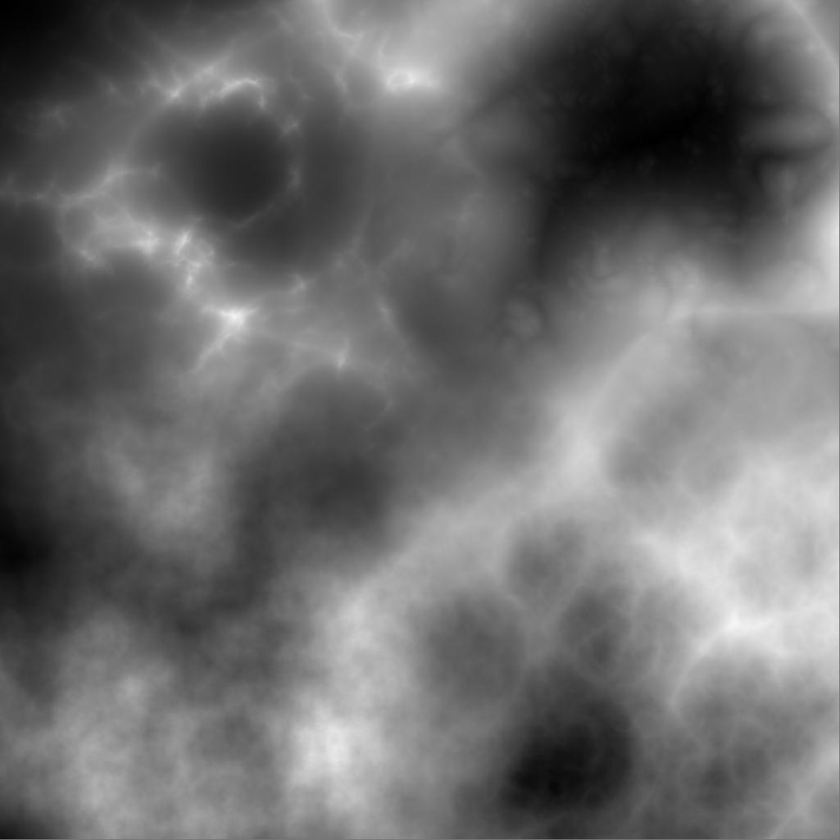
#> input picture rosbags/terrain1_1025.png, 840 x 840 px, shrunk from 1025 x 1025 before the run
$ python terrain_metrics.py
#> lines starting #> are read from the running program, lines starting #| are printed output that depends on the picture
#!/usr/bin/env python3
import numpy as np
from PIL import Image

def load_heightmap_png(path: str, z_max_m: float = 2.5) -> np.ndarray:
    """
    Loads a PNG heightmap, converts to grayscale, maps [0..255] -> [0..z_max_m] meters linearly.
    Returns H in meters, shape (N,N).
    """
    img = Image.open(path).convert("L")  # grayscale 8-bit
    I = np.asarray(img, dtype=np.float64)  # 0..255
    H = (I / 255.0) * z_max_m
    return H

def compute_slopes(H: np.ndarray, Lx_m: float, Ly_m: float):
    """
    Compute terrain gradients and slope metrics.
    H: height in meters, shape (Ny,Nx)
    Returns:
      dx, dy (grid spacing), gx, gy (gradients), grade, slope_rad, slope_deg
    """
    Ny, Nx = H.shape
    # Heightmap convention: N samples spanning full length L -> spacing L/(N-1)
    dx = Lx_m / (Nx - 1)
    dy = Ly_m / (Ny - 1)

    # Central differences via numpy gradient (2nd order in interior)
    dH_dy, dH_dx = np.gradient(H, dy, dx)  # note order: y then x

    # Grade magnitude (unitless): sqrt((dz/dx)^2 + (dz/dy)^2)
    grade = np.sqrt(dH_dx**2 + dH_dy**2)

    # Slope angle: atan(grade)
    slope_rad = np.arctan(grade)
    slope_deg = np.degrees(slope_rad)

    return dx, dy, dH_dx, dH_dy, grade, slope_rad, slope_deg

def summarize_region(H: np.ndarray, Lx_m: float, Ly_m: float, name: str = "region"):
    _, _, _, _, grade, _, slope_deg = compute_slopes(H, Lx_m, Ly_m)

    z_min = float(np.min(H))
    z_max = float(np.max(H))
    dz_range = z_max - z_min

    max_slope_deg = float(np.max(slope_deg))
    rms_slope_deg = float(np.sqrt(np.mean(slope_deg**2)))
    p95_slope_deg = float(np.percentile(slope_deg, 95))

    rms_grade = float(np.sqrt(np.mean(grade**2)))  # unitless
    mean_grade = float(np.mean(grade))             # unitless
    max_grade = float(np.max(grade))               # unitless

    out = {
        "name": name,
        "z_min_m": z_min,
        "z_max_m": z_max,
        "dz_range_m": dz_range,
        "max_slope_deg": max_slope_deg,
        "rms_slope_deg": rms_slope_deg,
        "p95_slope_deg": p95_slope_deg,
        "mean_grade_pct": 100.0 * mean_grade,
        "rms_grade_pct": 100.0 * rms_grade,
        "max_grade_pct": 100.0 * max_grade,
    }
    return out

def crop_roi_center(H_full: np.ndarray, L_full_m: float, roi_m: float):
    """
    Center crop a square ROI of physical size roi_m x roi_m from a square full map L_full_m x L_full_m.
    """
    N = H_full.shape[0]
    assert H_full.shape[0] == H_full.shape[1], "Expected square heightmap."
    dx = L_full_m / (N - 1)
    roi_px = int(round(roi_m / dx)) + 1  # include endpoints
    roi_px = min(roi_px, N)

    c = N // 2
    half = roi_px // 2
    r0 = max(0, c - half)
    r1 = min(N, r0 + roi_px)
    r0 = r1 - roi_px
    roi = H_full[r0:r1, r0:r1]
    return roi

def crop_roi_by_bounds(H_full: np.ndarray, L_full_m: float, x0_m: float, x1_m: float, y0_m: float, y1_m: float):
    """
    Crop ROI given physical bounds in meters in the heightmap coordinate frame:
      x in [0, L_full_m], y in [0, L_full_m]
    """
    N = H_full.shape[0]
    dx = L_full_m / (N - 1)

    def m_to_i(m):  # meters -> pixel index
        return int(round(m / dx))

    i0 = np.clip(m_to_i(x0_m), 0, N-1)
    i1 = np.clip(m_to_i(x1_m), 0, N-1)
    j0 = np.clip(m_to_i(y0_m), 0, N-1)
    j1 = np.clip(m_to_i(y1_m), 0, N-1)

    if i1 <= i0 or j1 <= j0:
        raise ValueError("Invalid ROI bounds after conversion to indices.")

    return H_full[j0:j1+1, i0:i1+1]

def pretty_print(stats: dict):
    print(f"\n=== Terrain metrics: {stats['name']} ===")
    print(f"z_min / z_max: {stats['z_min_m']:.3f} m / {stats['z_max_m']:.3f} m")
    print(f"Δz range:      {stats['dz_range_m']:.3f} m")
    print(f"max slope:     {stats['max_slope_deg']:.2f} deg")
    print(f"RMS slope:     {stats['rms_slope_deg']:.2f} deg")
    print(f"95% slope:     {stats['p95_slope_deg']:.2f} deg")
    print(f"mean grade:    {stats['mean_grade_pct']:.2f} %")
    print(f"RMS grade:     {stats['rms_grade_pct']:.2f} %")
    print(f"max grade:     {stats['max_grade_pct']:.2f} %")

def main():
    # --- user parameters ---
    png_path = "terrain1_1025.png"  # <-- change if needed
    L_full_m = 45.0
    z_max_m = 2.5

    # ROI options:
    roi_size_m = 8.0  # your experiment area
    use_center_roi = False

    # If not centered, set bounds (meters) in heightmap frame:
    # x0,x1,y0,y1 in [0, L_full_m]
    roi_bounds = (0.0, 8.0, 0.0, 8.0)  # example; only used if use_center_roi=False

    H_full = load_heightmap_png(png_path, z_max_m=z_max_m)

    # Full-map stats
    full_stats = summarize_region(H_full, L_full_m, L_full_m, name="full 45x45 m")
#> in compute_slopes, `dH_dy, dH_dx = np.gradient(H, dy, dx)`:
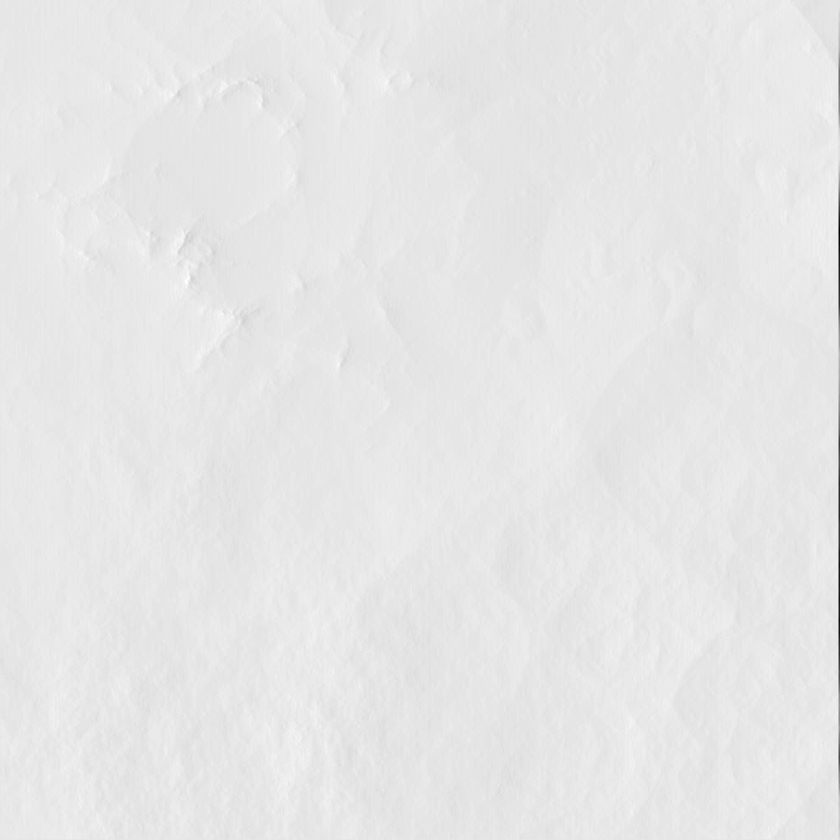
#> dH_dx: shape (840, 840) float64; min -17.55, max 1.83, mean 0.0128; drawn with min black and max white
#> in compute_slopes, `grade = np.sqrt(dH_dx**2 + dH_dy**2)`:
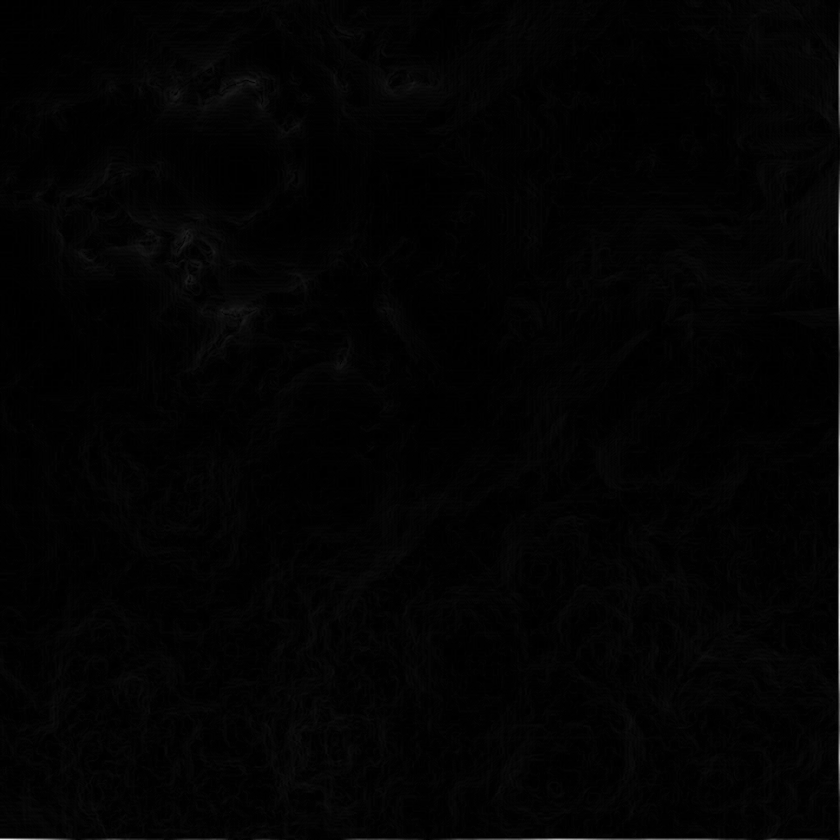
#> grade: shape (840, 840) float64; min 0, max 17.55, mean 0.25; drawn with min black and max white
#> in compute_slopes, `slope_rad = np.arctan(grade)`:
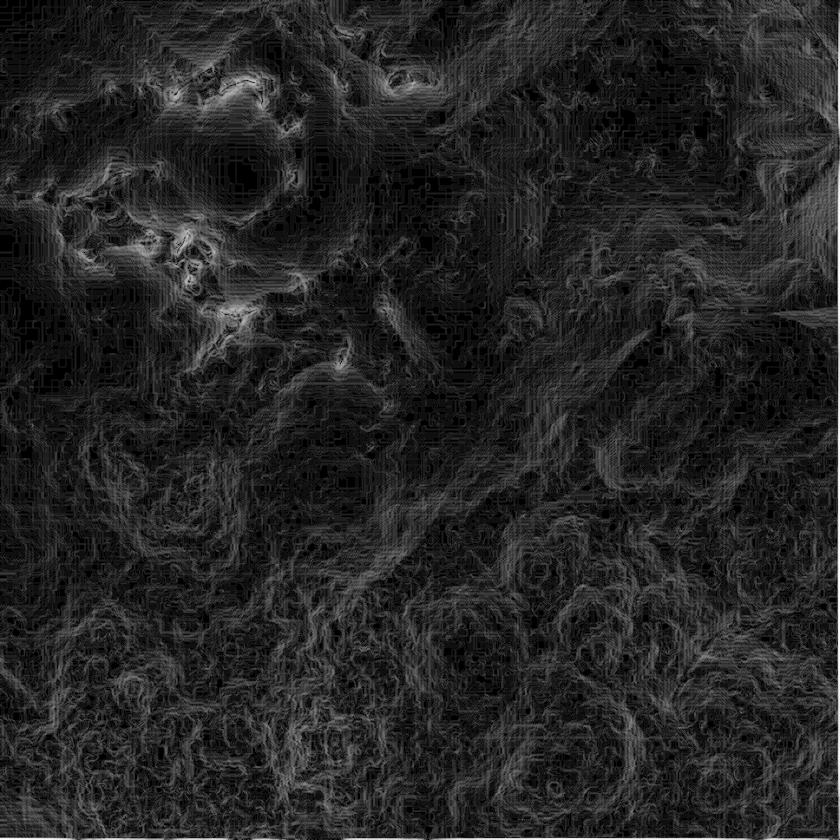
#> slope_rad: shape (840, 840) float64; min 0, max 1.51, mean 0.223; drawn with min black and max white
#> in summarize_region, `z_min = float(np.min(H))`: z_min = 0
#> in summarize_region, `z_max = float(np.max(H))`: z_max = 2.42
#> in summarize_region, `max_slope_deg = float(np.max(slope_deg))`: max_slope_deg = 86.74
#> in summarize_region, `rms_slope_deg = float(np.sqrt(np.mean(slope_deg**2)))`: rms_slope_deg = 15.45
#> in summarize_region, `p95_slope_deg = float(np.percentile(slope_deg, 95))`: p95_slope_deg = 26.21
#> in summarize_region, `rms_grade = float(np.sqrt(np.mean(grade**2)))`: rms_grade = 0.535
#> in summarize_region, `mean_grade = float(np.mean(grade))`: mean_grade = 0.25
#> in summarize_region, `max_grade = float(np.max(grade))`: max_grade = 17.55
#> full_stats = 10 items
    pretty_print(full_stats)
#| === Terrain metrics: full 45x45 m ===
#| z_min / z_max: 0.000 m / 2.422 m
#| Δz range:      2.422 m
#| max slope:     86.74 deg
#| RMS slope:     15.45 deg
#| 95% slope:     26.21 deg
#| mean grade:    25.04 %
#| RMS grade:     53.51 %
#| max grade:     1754.80 %

    # ROI stats
    if use_center_roi:
        H_roi = crop_roi_center(H_full, L_full_m, roi_size_m)
        roi_stats = summarize_region(H_roi, roi_size_m, roi_size_m, name=f"ROI {roi_size_m}x{roi_size_m} m (center)")
    else:
        x0, x1, y0, y1 = roi_bounds
        H_roi = crop_roi_by_bounds(H_full, L_full_m, x0, x1, y0, y1)
#> in crop_roi_by_bounds, `return H_full[j0:j1+1, i0:i1+1]`:
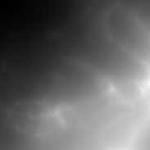
#> returned value: shape (150, 150) float64; min 0, max 1.25, mean 0.49; drawn with min black and max white
        roi_stats = summarize_region(H_roi, x1-x0, y1-y0, name=f"ROI [{x0},{x1}]x[{y0},{y1}] m")
#> call 2 of compute_slopes, with Lx_m = 8, Ly_m = 8
#> in compute_slopes (call 2), `dH_dy, dH_dx = np.gradient(H, dy, dx)`:
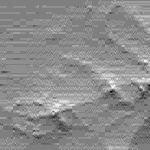
#> dH_dy: shape (150, 150) float64; min -0.73, max 0.73, mean 0.0736; drawn with min black and max white
#> in compute_slopes (call 2), `dH_dy, dH_dx = np.gradient(H, dy, dx)`:
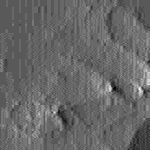
#> dH_dx: shape (150, 150) float64; min -0.548, max 1, mean 0.0854; drawn with min black and max white
#> in compute_slopes (call 2), `slope_deg = np.degrees(slope_rad)`:
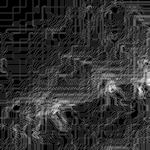
#> slope_deg: shape (150, 150) float64; min 0, max 46.15, mean 9.1; drawn with min black and max white
#> roi_stats = 10 items

    pretty_print(roi_stats)
#| === Terrain metrics: ROI [0.0,8.0]x[0.0,8.0] m ===
#| z_min / z_max: 0.000 m / 1.245 m
#| Δz range:      1.245 m
#| max slope:     46.15 deg
#| RMS slope:     10.92 deg
#| 95% slope:     20.63 deg
#| mean grade:    16.30 %
#| RMS grade:     19.77 %
#| max grade:     104.10 %

if __name__ == "__main__":
    main()
